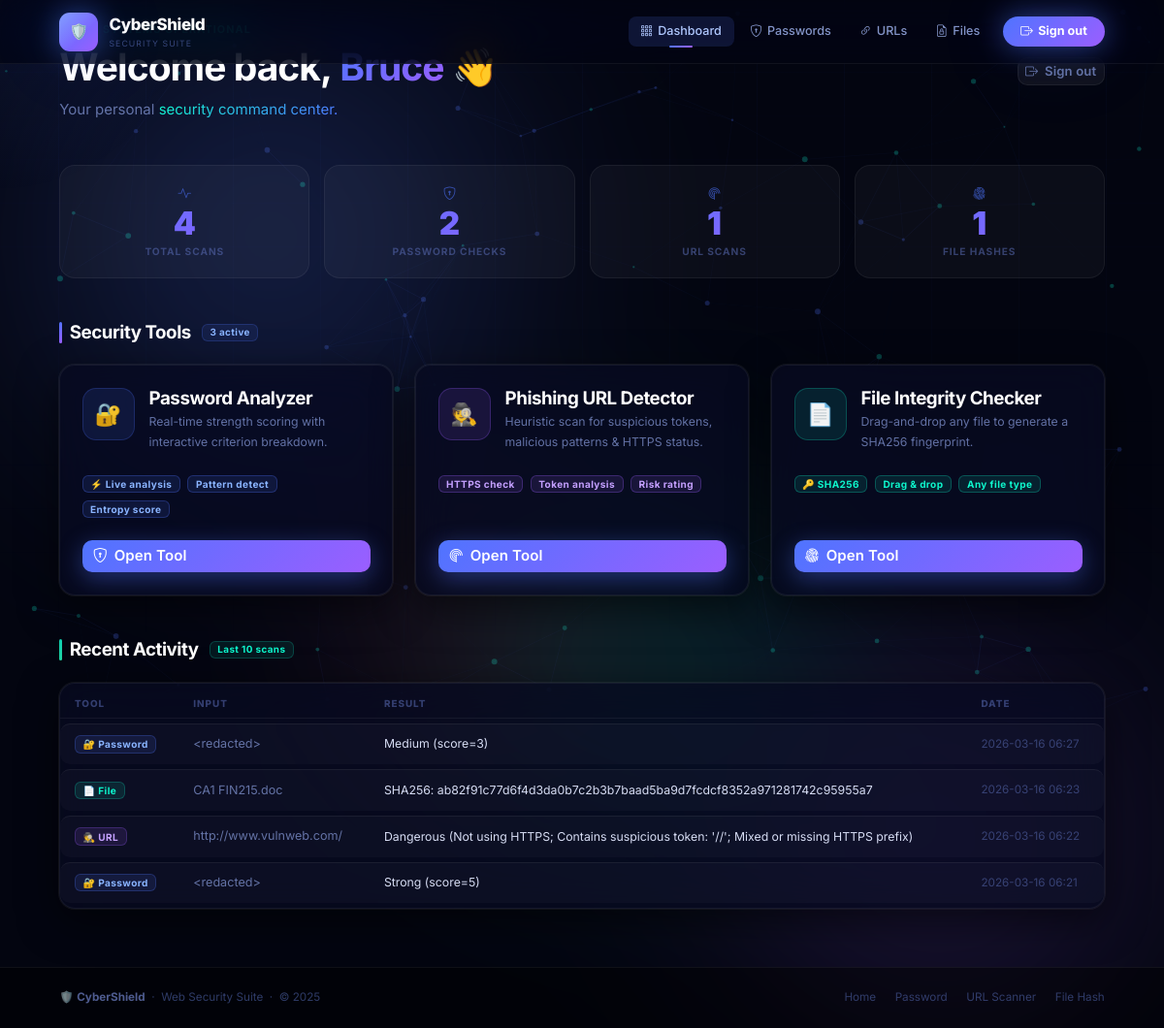
The app's page /dashboard (signed in) with its own data.
### tables this page shows
CREATE TABLE users (
            id INTEGER PRIMARY KEY AUTOINCREMENT,
            username TEXT UNIQUE NOT NULL,
            email TEXT UNIQUE NOT NULL,
            password_hash TEXT NOT NULL,
            created_at TEXT NOT NULL
        );

CREATE TABLE scans (
            id INTEGER PRIMARY KEY AUTOINCREMENT,
            user_id INTEGER NOT NULL,
            scan_type TEXT NOT NULL,
            input_value TEXT,
            result TEXT NOT NULL,
            created_at TEXT NOT NULL,
            FOREIGN KEY (user_id) REFERENCES users (id)
        );

### app.py (the view)
@app.route("/dashboard")
def dashboard():
    if not is_logged_in():
        return redirect(url_for("login"))
    user = get_current_user()
    conn = get_db_connection()
    rows = conn.execute(
        "SELECT scan_type, COUNT(*) as cnt FROM scans WHERE user_id = ? GROUP BY scan_type",
        (session["user_id"],),
    ).fetchall()
    scan_counts = {r["scan_type"]: r["cnt"] for r in rows}
    total_scans = sum(scan_counts.values())
    recent_scans = conn.execute(
        "SELECT * FROM scans WHERE user_id = ? ORDER BY created_at DESC LIMIT 10",
        (session["user_id"],),
    ).fetchall()
    conn.close()
    return render_template(
        "dashboard.html",
        user=user,
        scan_counts=scan_counts,
        total_scans=total_scans,
        recent_scans=recent_scans,
    )

### app.py (called while the page is built)
def get_db_connection():
    conn = sqlite3.connect(DB_PATH)
    conn.row_factory = sqlite3.Row
    return conn

def is_logged_in() -> bool:
    return "user_id" in session

def get_current_user():
    if not is_logged_in():
        return None
    conn = get_db_connection()
    user = conn.execute("SELECT * FROM users WHERE id = ?", (session["user_id"],)).fetchone()
    conn.close()
    return user

### templates/dashboard.html (shortened to what this page needs)
{% extends "base.html" %}
{% block content %}
<div class="row align-items-center mb-5 fade-up" style="padding:1.5rem 0 0;">
  <div class="col-lg-8">
    <div class="d-flex align-items-center gap-2 mb-2">
      <div class="pulse-dot"></div>
      <span style="font-size:.72rem;font-weight:700;letter-spacing:.1em;text-transform:uppercase;color:var(--cyan);">All systems operational</span>
    </div>
    <h1 class="mb-2">
      Welcome back,&nbsp;<span class="text-gradient">{{ user['username'] }}</span>&nbsp;👋
    </h1>
    <p class="mb-0" style="font-size:1rem;color:var(--muted);max-width:480px;">
      Your personal
      <span id="hero-typed" class="text-gradient-cyan" data-words="security command center.|threat intelligence hub.|privacy toolkit.">security command center.</span>
    </p>
  </div>
  <div class="col-lg-4 d-none d-lg-flex justify-content-end gap-2 pt-3 pt-lg-0">
    <a class="btn btn-ghost btn-sm" href="{{ url_for('logout') }}">
      <i class="bi bi-box-arrow-right"></i> Sign out
    </a>
  </div>
</div>
<div class="row g-3 mb-5">
  {% set stats = [
    (total_scans,                             'Total Scans',      'bi-activity',        'var(--g-primary)'),
    (scan_counts.get('password_checker', 0),  'Password Checks',  'bi-shield-lock',     'var(--g-primary)'),
    (scan_counts.get('url_scanner', 0),       'URL Scans',        'bi-radar',           'var(--g-primary)'),
    (scan_counts.get('file_checker', 0),      'File Hashes',      'bi-fingerprint',     'var(--g-primary)'),
  ] %}
  {% for val, label, icon, _ in stats %}
  <div class="col-6 col-md-3 fade-up">
    <div class="stat-card">
      <div class="d-flex align-items-center justify-content-center gap-2 mb-1">
        <i class="bi {{ icon }}" style="font-size:.9rem;color:rgba(79,116,255,.6);"></i>
      </div>
      <div class="stat-val" data-count="{{ val }}">{{ val }}</div>
      <div class="stat-label">{{ label }}</div>
    </div>
  </div>
  {% endfor %}
</div>
<div class="d-flex align-items-center gap-2 mb-4 fade-up">
  <div class="section-bar" style="background:var(--g-primary);"></div>
  <h5 class="mb-0">Security Tools</h5>
  <span class="badge ms-1" style="background:rgba(79,116,255,.1);border:1px solid rgba(79,116,255,.22);color:#8ab4ff;font-size:.66rem;">3 active</span>
</div>
<div class="row g-4 mb-5">
  <div class="col-md-4 fade-up">
    <div class="card h-100 tool-card">
      <div class="card-body p-4 d-flex flex-column">
        <div class="d-flex align-items-start gap-3 mb-4">
          <div class="tool-icon">🔐</div>
          <div>
            <h5 class="mb-1">Password Analyzer</h5>
            <p class="mb-0" style="font-size:.82rem;">Real-time strength scoring with interactive criterion breakdown.</p>
          </div>
        </div>
        <div class="d-flex flex-wrap gap-2 mb-4" style="font-size:.68rem;">
          <span class="badge" style="background:rgba(79,116,255,.12);border:1px solid rgba(79,116,255,.28);color:#8ab4ff;">⚡ Live analysis</span>
          <span class="badge" style="background:rgba(79,116,255,.12);border:1px solid rgba(79,116,255,.28);color:#8ab4ff;">Pattern detect</span>
          <span class="badge" style="background:rgba(79,116,255,.12);border:1px solid rgba(79,116,255,.28);color:#8ab4ff;">Entropy score</span>
        </div>
        <a class="btn btn-primary w-100 mt-auto" href="{{ url_for('password_checker') }}">
          <i class="bi bi-shield-lock"></i> Open Tool
        </a>
      </div>
    </div>
  </div>
  <div class="col-md-4 fade-up">
    <div class="card h-100 tool-card" style="--g-card:var(--g-primary);">
      <div class="card-body p-4 d-flex flex-column">
        <div class="d-flex align-items-start gap-3 mb-4">
          <div class="tool-icon" style="background:rgba(155,94,255,.12);border-color:rgba(155,94,255,.25);">🕵️</div>
          <div>
            <h5 class="mb-1">Phishing URL Detector</h5>
            <p class="mb-0" style="font-size:.82rem;">Heuristic scan for suspicious tokens, malicious patterns & HTTPS status.</p>
          </div>
        </div>
        <div class="d-flex flex-wrap gap-2 mb-4" style="font-size:.68rem;">
          <span class="badge" style="background:rgba(155,94,255,.12);border:1px solid rgba(155,94,255,.28);color:#c4a0ff;">HTTPS check</span>
          <span class="badge" style="background:rgba(155,94,255,.12);border:1px solid rgba(155,94,255,.28);color:#c4a0ff;">Token analysis</span>
          <span class="badge" style="background:rgba(155,94,255,.12);border:1px solid rgba(155,94,255,.28);color:#c4a0ff;">Risk rating</span>
        </div>
        <a class="btn btn-primary w-100 mt-auto" href="{{ url_for('url_scanner') }}">
          <i class="bi bi-radar"></i> Open Tool
        </a>
      </div>
    </div>
  </div>
  <div class="col-md-4 fade-up">
    <div class="card h-100 tool-card">
      <div class="card-body p-4 d-flex flex-column">
        <div class="d-flex align-items-start gap-3 mb-4">
          <div class="tool-icon" style="background:rgba(14,246,204,.1);border-color:rgba(14,246,204,.22);">📄</div>
          <div>
            <h5 class="mb-1">File Integrity Checker</h5>
            <p class="mb-0" style="font-size:.82rem;">Drag-and-drop any file to generate a SHA256 fingerprint.</p>
          </div>
        </div>
        <div class="d-flex flex-wrap gap-2 mb-4" style="font-size:.68rem;">
          <span class="badge" style="background:rgba(14,246,204,.1);border:1px solid rgba(14,246,204,.25);color:#0ef6cc;">🔑 SHA256</span>
          <span class="badge" style="background:rgba(14,246,204,.1);border:1px solid rgba(14,246,204,.25);color:#0ef6cc;">Drag & drop</span>
          <span class="badge" style="background:rgba(14,246,204,.1);border:1px solid rgba(14,246,204,.25);color:#0ef6cc;">Any file type</span>
        </div>
        <a class="btn btn-primary w-100 mt-auto" href="{{ url_for('file_checker') }}">
          <i class="bi bi-fingerprint"></i> Open Tool
        </a>
      </div>
    </div>
  </div>
</div>
<div class="d-flex align-items-center gap-2 mb-4 fade-up">
  <div class="section-bar" style="background:var(--g-success);"></div>
  <h5 class="mb-0">Recent Activity</h5>
  <span class="badge ms-1" style="background:rgba(14,246,204,.08);border:1px solid rgba(14,246,204,.2);color:#0ef6cc;font-size:.66rem;">Last 10 scans</span>
</div>
{% if recent_scans %}
<div class="card fade-up" style="overflow:auto;">
  <div class="card-body p-0">
    <table class="history-table">
      <thead>
        <tr>
          <th>Tool</th>
          <th>Input</th>
          <th>Result</th>
          <th>Date</th>
        </tr>
      </thead>
      <tbody>
        {% for s in recent_scans %}
        <tr>
          <td>
            {% if s['scan_type'] == 'password_checker' %}
              <span class="badge" style="background:rgba(79,116,255,.12);border:1px solid rgba(79,116,255,.25);color:#8ab4ff;">🔐 Password</span>
            {% elif s['scan_type'] == 'url_scanner' %}
              <span class="badge" style="background:rgba(155,94,255,.12);border:1px solid rgba(155,94,255,.25);color:#c4a0ff;">🕵️ URL</span>
            {% else %}
              <span class="badge" style="background:rgba(14,246,204,.1);border:1px solid rgba(14,246,204,.22);color:#0ef6cc;">📄 File</span>
            {% endif %}
          </td>
          <td style="max-width:200px;overflow:hidden;text-overflow:ellipsis;white-space:nowrap;color:var(--muted);" title="{{ s['input_value'] }}">{{ s['input_value'] or '—' }}</td>
          <td style="font-size:.82rem;">{{ s['result'] }}</td>
          <td style="color:var(--muted-2);font-size:.78rem;white-space:nowrap;">{{ s['created_at'][:16].replace('T',' ') }}</td>
        </tr>
        {% endfor %}
      </tbody>
    </table>
  </div>
</div>
{% endif %}
{% endblock %}

### templates/base.html (shortened to what this page needs)
<!DOCTYPE html>
<html lang="en">
<head>
  <link href="https://cdn.jsdelivr.net/npm/bootstrap@5.3.3/dist/css/bootstrap.min.css" rel="stylesheet" />
  <link rel="stylesheet" href="https://cdn.jsdelivr.net/npm/bootstrap-icons@1.11.3/font/bootstrap-icons.min.css" />
  <link rel="stylesheet" href="{{ url_for('static', filename='css/style.css') }}" />
</head>
<body class="{% block body_classes %}{% endblock %}">
  <div class="global-bg-wrap" aria-hidden="true">
    <canvas id="cyber-mesh"></canvas>
    <div class="aurora-enhanced">
      <div class="blob blob-1"></div>
      <div class="blob blob-2"></div>
      <div class="blob blob-3"></div>
      <div class="blob blob-4"></div>
    </div>
    <div class="cyber-grid-perspective"></div>
  </div>
  <div id="cursor-glow" aria-hidden="true"></div>
  <nav class="navbar navbar-expand-lg navbar-dark">
    <div class="container">
      <a class="brand-wrap" href="{{ url_for('dashboard') if session.get('user_id') else url_for('login') }}">
        <div class="brand-logo" aria-hidden="true">🛡️</div>
        <div>
          <div class="brand-name">CyberShield</div>
          <div class="brand-tagline">Security Suite</div>
        </div>
      </a>
      <div class="collapse navbar-collapse" id="navbarNav">
        <ul class="navbar-nav ms-auto align-items-lg-center gap-1 py-2 py-lg-0">
          {% if session.get('user_id') %}
            <li class="nav-item">
              <a class="nav-link {% if request.endpoint=='dashboard' %}active{% endif %}" href="{{ url_for('dashboard') }}">
                <i class="bi bi-grid-3x3-gap"></i> Dashboard
              </a>
            </li>
            <li class="nav-item">
              <a class="nav-link {% if request.endpoint=='password_checker' %}active{% endif %}" href="{{ url_for('password_checker') }}">
                <i class="bi bi-shield-lock"></i> Passwords
              </a>
            </li>
            <li class="nav-item">
              <a class="nav-link {% if request.endpoint=='url_scanner' %}active{% endif %}" href="{{ url_for('url_scanner') }}">
                <i class="bi bi-link-45deg"></i> URLs
              </a>
            </li>
            <li class="nav-item">
              <a class="nav-link {% if request.endpoint=='file_checker' %}active{% endif %}" href="{{ url_for('file_checker') }}">
                <i class="bi bi-file-earmark-lock"></i> Files
              </a>
            </li>
            <li class="nav-item ms-lg-2">
              <a class="nav-link nav-cta" href="{{ url_for('logout') }}">
                <i class="bi bi-box-arrow-right"></i> Sign out
              </a>
            </li>
          {% else %}
            <li class="nav-item"><a class="nav-link" href="{{ url_for('login') }}"><i class="bi bi-person"></i> Login</a></li>
            <li class="nav-item ms-lg-1">
              <a class="nav-link nav-cta" href="{{ url_for('register') }}"><i class="bi bi-stars"></i> Get started</a>
            </li>
          {% endif %}
        </ul>
      </div>
    </div>
  </nav>
  <main>
    <div class="container">
      {% block content %}{% endblock %}
    </div>
  </main>
  <footer>
    <div class="container">
      <div class="footer-grid">
        <span>🛡️ <strong style="color:rgba(120,140,215,.65);">CyberShield</strong> &nbsp;·&nbsp; Web Security Suite &nbsp;·&nbsp; &copy; 2025</span>
        <div class="footer-links">
          <a href="{{ url_for('dashboard') if session.get('user_id') else url_for('login') }}">Home</a>
          <a href="{{ url_for('password_checker') if session.get('user_id') else url_for('login') }}">Password</a>
          <a href="{{ url_for('url_scanner') if session.get('user_id') else url_for('login') }}">URL Scanner</a>
          <a href="{{ url_for('file_checker') if session.get('user_id') else url_for('login') }}">File Hash</a>
        </div>
      </div>
    </div>
  </footer>
</body>
</html>

### records on screen
users: username "Bruce"
scans: scan_type "🔐 Password", input_value "<redacted>", result "Medium (score=3)", created_at "2026-03-16 06:27"
scans: scan_type "📄 File", input_value "CA1 FIN215.doc", result "SHA256: ab82f91c77d6f4d3da0b7c2b3b7baad5ba9d7fcdcf8352a971281742c95955a7", created_at "2026-03-16 06:23"
scans: scan_type "🕵️ URL", input_value "http://www.vulnweb.com/", result "Dangerous (Not using HTTPS; Contains suspicious token: '//'; Mixed or missing HTTPS prefix)", created_at "2026-03-16 06:22"
scans: scan_type "🔐 Password", input_value "<redacted>", result "Strong (score=5)", created_at "2026-03-16 06:21"

### other values on screen
{{ val }} "4" "2" "1" "1"
{{ label }} "TOTAL SCANS" "PASSWORD CHECKS" "URL SCANS" "FILE HASHES"
